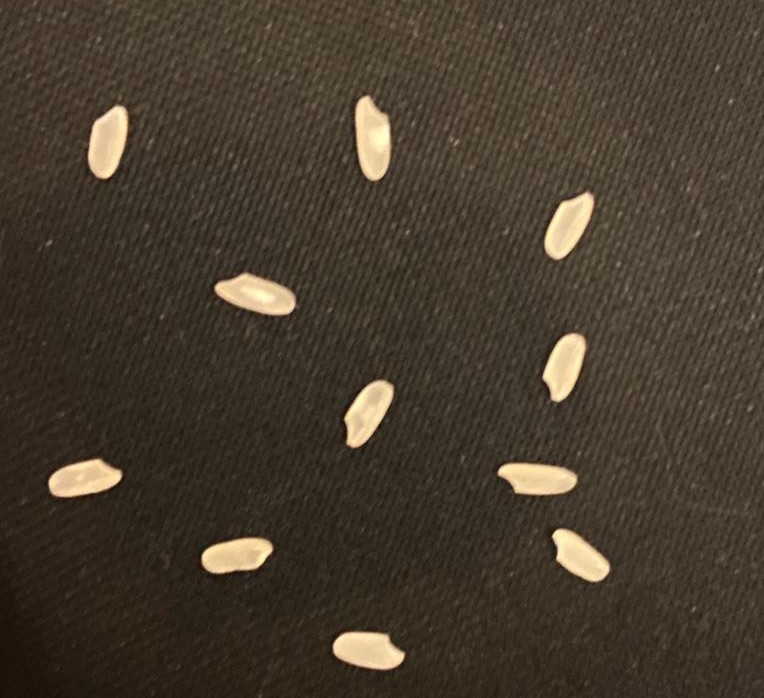
#> input picture Odev3/image/pirinc.jpeg, 764 x 698 px
$ python odev3.py
#> lines starting #> are read from the running program, lines starting #| are printed output that depends on the picture; after the words box and inside, x2 and y2 are one past the last pixel; in counts of white or black regions, pixels touching at a corner belong together
import cv2
import numpy as np

image = cv2.imread('image/pirinc.jpeg')
#> image is the input picture: shape (698, 764, 3); mean B, G, R 46.3, 59.9, 71

# Görüntü gri seviyeye dönüştürüldü.
gray_image = cv2.cvtColor(image, cv2.COLOR_BGR2GRAY)
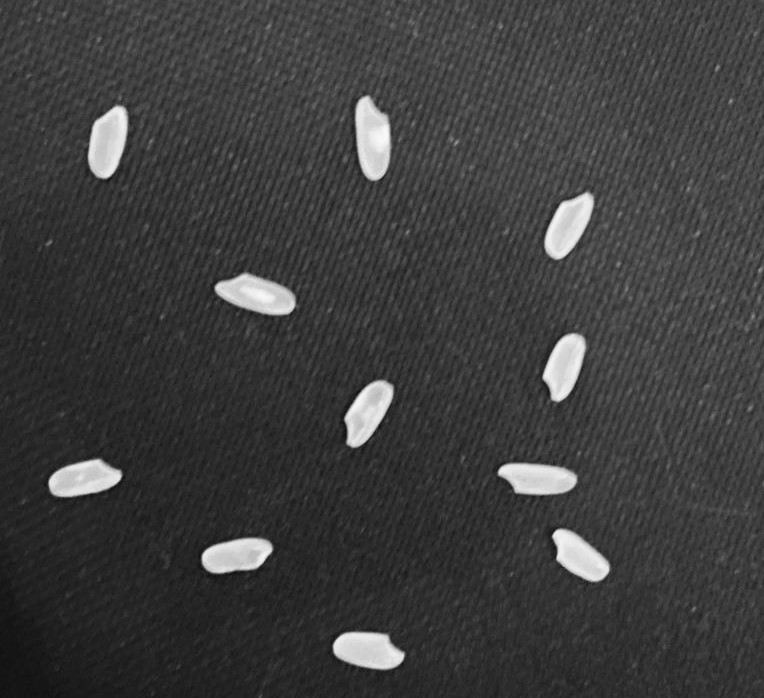
#> gray_image: shape (698, 764); min 10, max 249, mean 61.7

#eşikleme
ret, thresh = cv2.threshold(gray_image, 150,255, cv2.THRESH_BINARY)
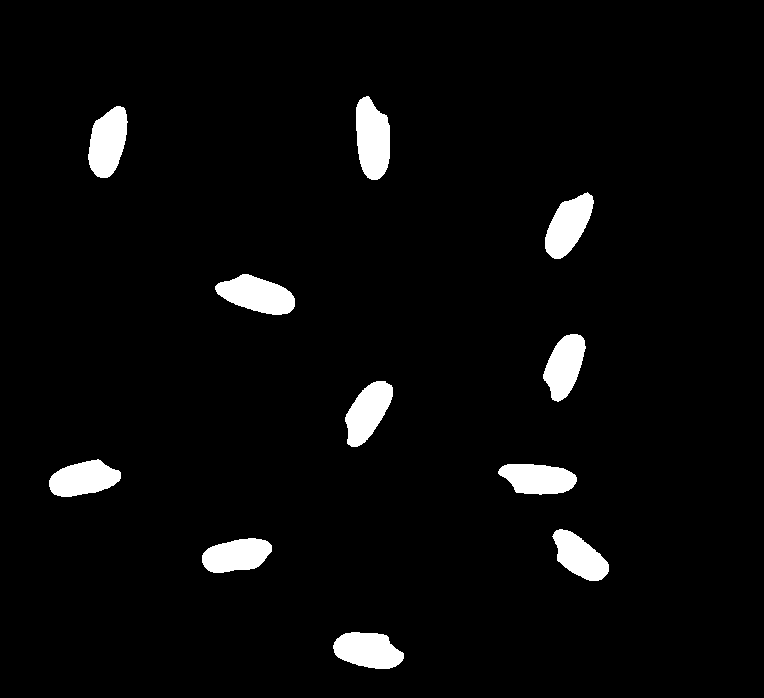
#> thresh: shape (698, 764); 4% white; 11 white regions, largest, box (x1, y1, x2, y2) and area: (356, 96, 390, 180) 2227, (215, 274, 295, 315) 2131, (88, 106, 128, 178) 2046

#morfolojik işlemler
kernel = np.ones((2,2), dtype=np.uint8)
opening = cv2.morphologyEx(thresh,cv2.MORPH_OPEN,kernel,iterations=2)
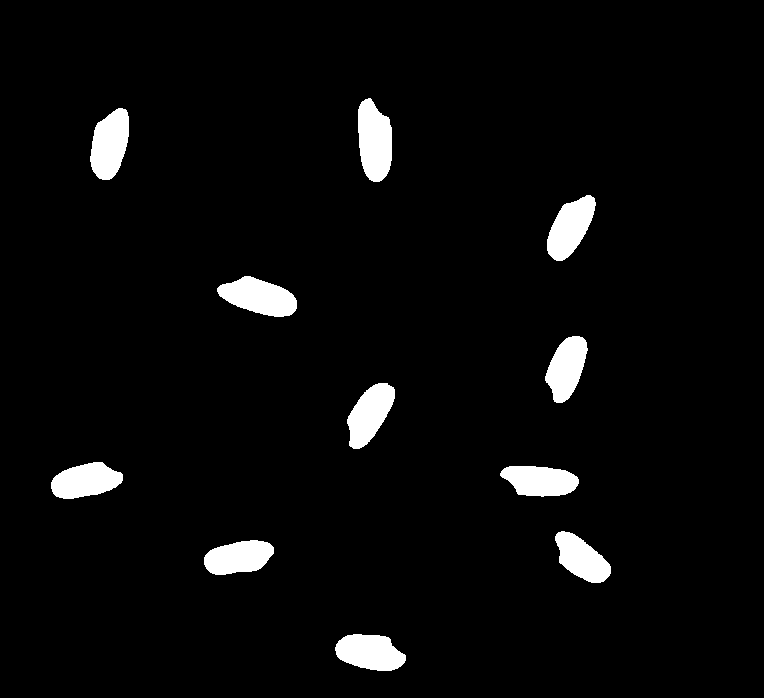
#> opening: shape (698, 764); 4% white; 11 white regions, largest, box (x1, y1, x2, y2) and area: (358, 98, 392, 182) 2227, (217, 276, 297, 317) 2131, (90, 108, 129, 180) 2044
background = cv2.erode(opening,kernel,iterations=1)
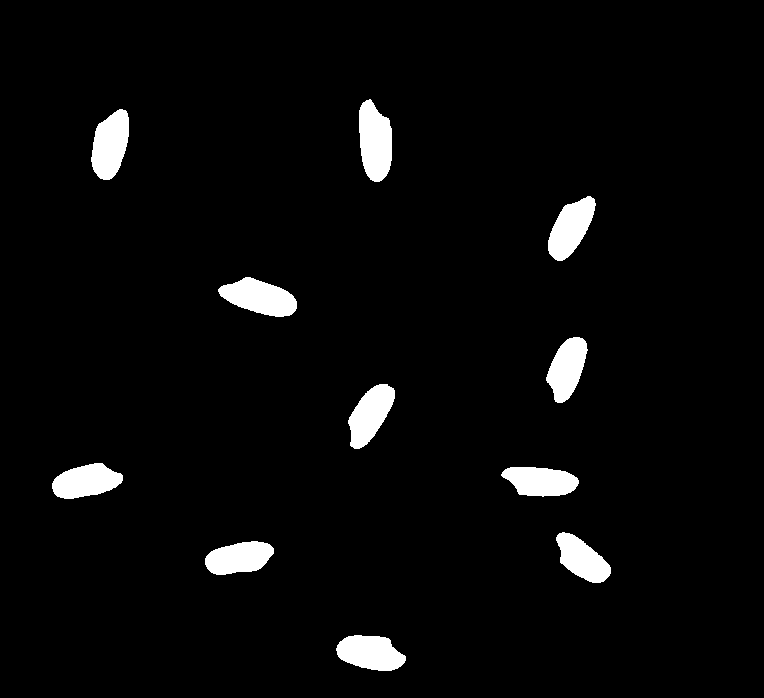
#> background: shape (698, 764); 3.8% white; 11 white regions, largest, box (x1, y1, x2, y2) and area: (359, 99, 392, 182) 2110, (218, 277, 297, 317) 2011, (91, 109, 129, 180) 1934

#Sayma ve etiketleme fonksiyonları
_, markers = cv2.connectedComponents(background)
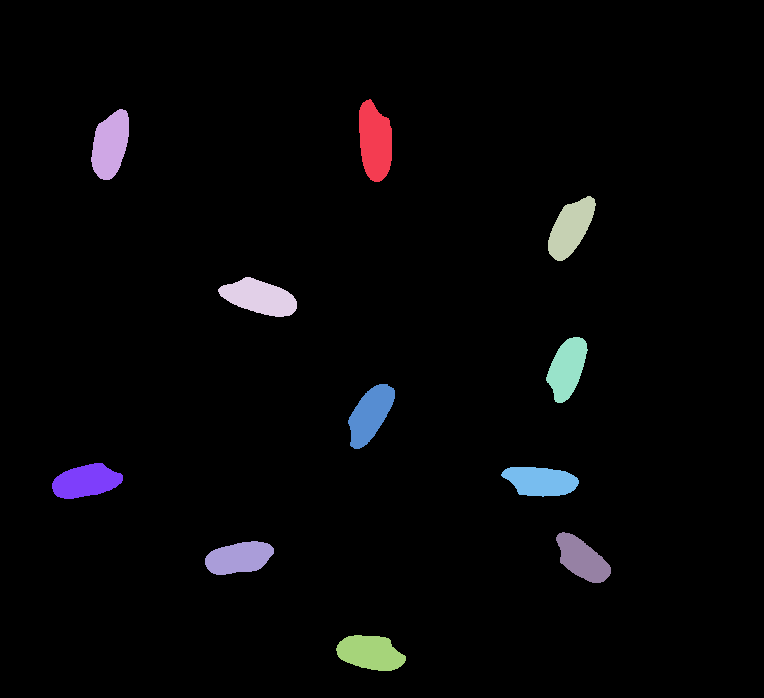
#> markers: shape (698, 764) int32; 12 distinct labels, from 0 to 11; one colour per label, 0 black
count = np.max(markers)
#> count = 11


cv2.imshow("Orijinal Goruntu", image)
cv2.imshow("Esiklenmis Goruntu", background)


print(f"Pirinç sayısı: {count}")
#| Pirinç sayısı: 11

cv2.waitKey(0)
cv2.destroyAllWindows()
